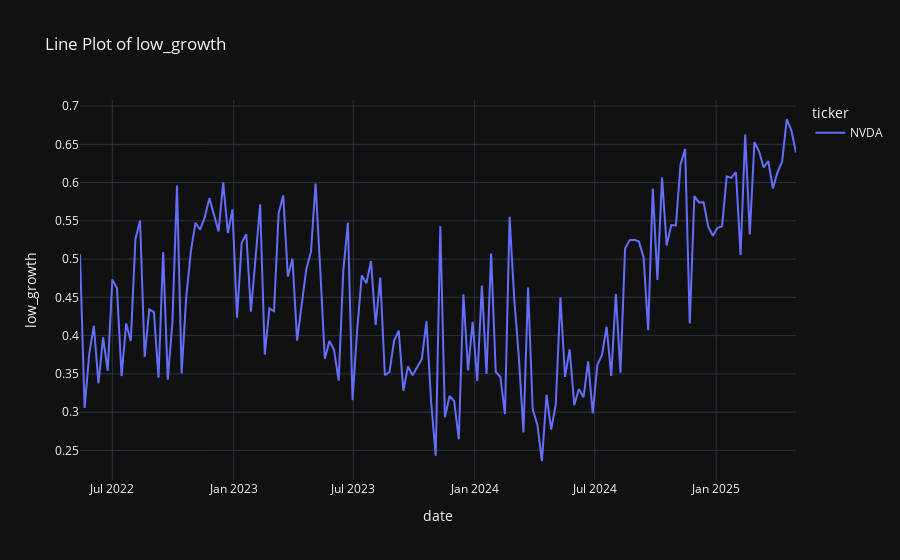

This figure's notebook cell:
### Code cell
df_full[[result.reset_index()["index"].values[0][0]]].query("ticker == @ticker").plot_line()

### Figure 1 — Plotly figure (JSON) as saved in the notebook; plotly's stock layout.template omitted (floating-point values rounded to 4 significant figures; data arrays with more than 128 entries replaced by an {"elided": "..."} marker saying what was removed)
{"data": [{"hovertemplate": "ticker=NVDA<br>date=%{x}<br>low_growth=%{y}<extra></extra>", "legendgroup": "NVDA", "line": {"color": "#636efa", "dash": "solid"}, "marker": {"symbol": "circle"}, "mode": "lines", "name": "NVDA", "orientation": "v", "showlegend": true, "type": "scatter", "x": {"elided": "158 str values"}, "xaxis": "x", "y": {"elided": "158 float values"}, "yaxis": "y"}], "layout": {"legend": {"title": {"text": "ticker"}, "tracegroupgap": 0}, "title": {"text": "Line Plot of low_growth"}, "xaxis": {"anchor": "y", "domain": [0, 1], "title": {"text": "date"}}, "yaxis": {"anchor": "x", "domain": [0, 1], "title": {"text": "low_growth"}}}}
